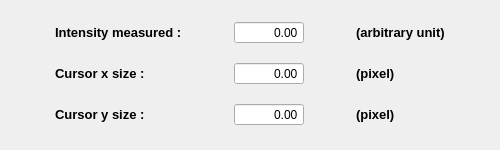
  <widget class="QDockWidget" name="intensity_exposure_control">
   <property name="minimumSize">
    <size>
     <width>500</width>
     <height>150</height>
    </size>
   </property>
   <property name="maximumSize">
    <size>
     <width>500</width>
     <height>150</height>
    </size>
   </property>
   <property name="windowTitle">
    <string>Intensity control</string>
   </property>
   <attribute name="dockWidgetArea">
    <number>2</number>
   </attribute>
   <widget class="QWidget" name="dockWidgetContents_6">
    <layout class="QGridLayout" name="gridLayout_4">
     <item row="0" column="0">
      <widget class="QLabel" name="intensity_label">
       <property name="sizePolicy">
        <sizepolicy hsizetype="Fixed" vsizetype="Preferred">
         <horstretch>0</horstretch>
         <verstretch>0</verstretch>
        </sizepolicy>
       </property>
       <property name="minimumSize">
        <size>
         <width>51</width>
         <height>0</height>
        </size>
       </property>
       <property name="font">
        <font>
         <pointsize>10</pointsize>
         <weight>75</weight>
         <bold>true</bold>
        </font>
       </property>
       <property name="text">
        <string>Intensity measured :</string>
       </property>
      </widget>
     </item>
     <item row="0" column="1">
      <widget class="ScienDSpinBox" name="intensity_current">
       <property name="sizePolicy">
        <sizepolicy hsizetype="Expanding" vsizetype="Fixed">
         <horstretch>0</horstretch>
         <verstretch>0</verstretch>
        </sizepolicy>
       </property>
       <property name="minimumSize">
        <size>
         <width>70</width>
         <height>0</height>
        </size>
       </property>
       <property name="maximumSize">
        <size>
         <width>50</width>
         <height>16777215</height>
        </size>
       </property>
       <property name="mouseTracking">
        <bool>true</bool>
       </property>
       <property name="focusPolicy">
        <enum>Qt::WheelFocus</enum>
       </property>
       <property name="acceptDrops">
        <bool>true</bool>
       </property>
       <property name="toolTip">
        <string>&lt;html&gt;&lt;head/&gt;&lt;body&gt;&lt;p&gt;&lt;span style=&quot; font-size:10pt; font-weight:600;&quot;&gt;X-position&lt;/span&gt;&lt;/p&gt;&lt;/body&gt;&lt;/html&gt;</string>
       </property>
       <property name="alignment">
        <set>Qt::AlignRight|Qt::AlignTrailing|Qt::AlignVCenter</set>
       </property>
       <property name="buttonSymbols">
        <enum>QAbstractSpinBox::NoButtons</enum>
       </property>
       <property name="accelerated">
        <bool>true</bool>
       </property>
       <property name="decimals">
        <number>2</number>
       </property>
       <property name="minimum">
        <double>-1000.000000000000000</double>
       </property>
       <property name="maximum">
        <double>1000.000000000000000</double>
       </property>
       <property name="singleStep">
        <double>0.010000000000000</double>
       </property>
      </widget>
     </item>
     <item row="0" column="2">
      <widget class="QLabel" name="cursor_y_size_label_4">
       <property name="sizePolicy">
        <sizepolicy hsizetype="Fixed" vsizetype="Preferred">
         <horstretch>0</horstretch>
         <verstretch>0</verstretch>
        </sizepolicy>
       </property>
       <property name="font">
        <font>
         <pointsize>10</pointsize>
         <weight>75</weight>
         <bold>true</bold>
        </font>
       </property>
       <property name="text">
        <string>(arbitrary unit)</string>
       </property>
      </widget>
     </item>
     <item row="1" column="0">
      <widget class="QLabel" name="cursor_x_size_label">
       <property name="sizePolicy">
        <sizepolicy hsizetype="Fixed" vsizetype="Preferred">
         <horstretch>0</horstretch>
         <verstretch>0</verstretch>
        </sizepolicy>
       </property>
       <property name="font">
        <font>
         <pointsize>10</pointsize>
         <weight>75</weight>
         <bold>true</bold>
        </font>
       </property>
       <property name="text">
        <string>Cursor x size :</string>
       </property>
      </widget>
     </item>
     <item row="1" column="1">
      <widget class="ScienDSpinBox" name="cursor_x_size_input">
       <property name="sizePolicy">
        <sizepolicy hsizetype="Expanding" vsizetype="Fixed">
         <horstretch>0</horstretch>
         <verstretch>0</verstretch>
        </sizepolicy>
       </property>
       <property name="minimumSize">
        <size>
         <width>70</width>
         <height>0</height>
        </size>
       </property>
       <property name="maximumSize">
        <size>
         <width>50</width>
         <height>16777215</height>
        </size>
       </property>
       <property name="mouseTracking">
        <bool>true</bool>
       </property>
       <property name="focusPolicy">
        <enum>Qt::WheelFocus</enum>
       </property>
       <property name="acceptDrops">
        <bool>true</bool>
       </property>
       <property name="toolTip">
        <string>&lt;html&gt;&lt;head/&gt;&lt;body&gt;&lt;p&gt;&lt;span style=&quot; font-size:10pt; font-weight:600;&quot;&gt;X-position&lt;/span&gt;&lt;/p&gt;&lt;/body&gt;&lt;/html&gt;</string>
       </property>
       <property name="alignment">
        <set>Qt::AlignRight|Qt::AlignTrailing|Qt::AlignVCenter</set>
       </property>
       <property name="buttonSymbols">
        <enum>QAbstractSpinBox::NoButtons</enum>
       </property>
       <property name="accelerated">
        <bool>true</bool>
       </property>
       <property name="decimals">
        <number>2</number>
       </property>
       <property name="minimum">
        <double>-1000.000000000000000</double>
       </property>
       <property name="maximum">
        <double>1000.000000000000000</double>
       </property>
       <property name="singleStep">
        <double>0.010000000000000</double>
       </property>
      </widget>
     </item>
     <item row="1" column="2">
      <widget class="QLabel" name="cursor_x_size_unit_label">
       <property name="sizePolicy">
        <sizepolicy hsizetype="Fixed" vsizetype="Preferred">
         <horstretch>0</horstretch>
         <verstretch>0</verstretch>
        </sizepolicy>
       </property>
       <property name="font">
        <font>
         <pointsize>10</pointsize>
         <weight>75</weight>
         <bold>true</bold>
        </font>
       </property>
       <property name="text">
        <string>(pixel)</string>
       </property>
      </widget>
     </item>
     <item row="2" column="0">
      <widget class="QLabel" name="cursor_y_size_label">
       <property name="sizePolicy">
        <sizepolicy hsizetype="Fixed" vsizetype="Preferred">
         <horstretch>0</horstretch>
         <verstretch>0</verstretch>
        </sizepolicy>
       </property>
       <property name="font">
        <font>
         <pointsize>10</pointsize>
         <weight>75</weight>
         <bold>true</bold>
        </font>
       </property>
       <property name="text">
        <string>Cursor y size :</string>
       </property>
      </widget>
     </item>
     <item row="2" column="1">
      <widget class="ScienDSpinBox" name="cursor_y_size_input">
       <property name="sizePolicy">
        <sizepolicy hsizetype="Expanding" vsizetype="Fixed">
         <horstretch>0</horstretch>
         <verstretch>0</verstretch>
        </sizepolicy>
       </property>
       <property name="minimumSize">
        <size>
         <width>70</width>
         <height>0</height>
        </size>
       </property>
       <property name="maximumSize">
        <size>
         <width>50</width>
         <height>16777215</height>
        </size>
       </property>
       <property name="mouseTracking">
        <bool>true</bool>
       </property>
       <property name="focusPolicy">
        <enum>Qt::WheelFocus</enum>
       </property>
       <property name="acceptDrops">
        <bool>true</bool>
       </property>
       <property name="toolTip">
        <string>&lt;html&gt;&lt;head/&gt;&lt;body&gt;&lt;p&gt;&lt;span style=&quot; font-size:10pt; font-weight:600;&quot;&gt;X-position&lt;/span&gt;&lt;/p&gt;&lt;/body&gt;&lt;/html&gt;</string>
       </property>
       <property name="alignment">
        <set>Qt::AlignRight|Qt::AlignTrailing|Qt::AlignVCenter</set>
       </property>
       <property name="buttonSymbols">
        <enum>QAbstractSpinBox::NoButtons</enum>
       </property>
       <property name="accelerated">
        <bool>true</bool>
       </property>
       <property name="decimals">
        <number>2</number>
       </property>
       <property name="minimum">
        <double>-1000.000000000000000</double>
       </property>
       <property name="maximum">
        <double>1000.000000000000000</double>
       </property>
       <property name="singleStep">
        <double>0.010000000000000</double>
       </property>
      </widget>
     </item>
     <item row="2" column="2">
      <widget class="QLabel" name="cursor_y_size_unit_label_3">
       <property name="sizePolicy">
        <sizepolicy hsizetype="Fixed" vsizetype="Preferred">
         <horstretch>0</horstretch>
         <verstretch>0</verstretch>
        </sizepolicy>
       </property>
       <property name="font">
        <font>
         <pointsize>10</pointsize>
         <weight>75</weight>
         <bold>true</bold>
        </font>
       </property>
       <property name="text">
        <string>(pixel)</string>
       </property>
      </widget>
     </item>
    </layout>
   </widget>
  </widget>
